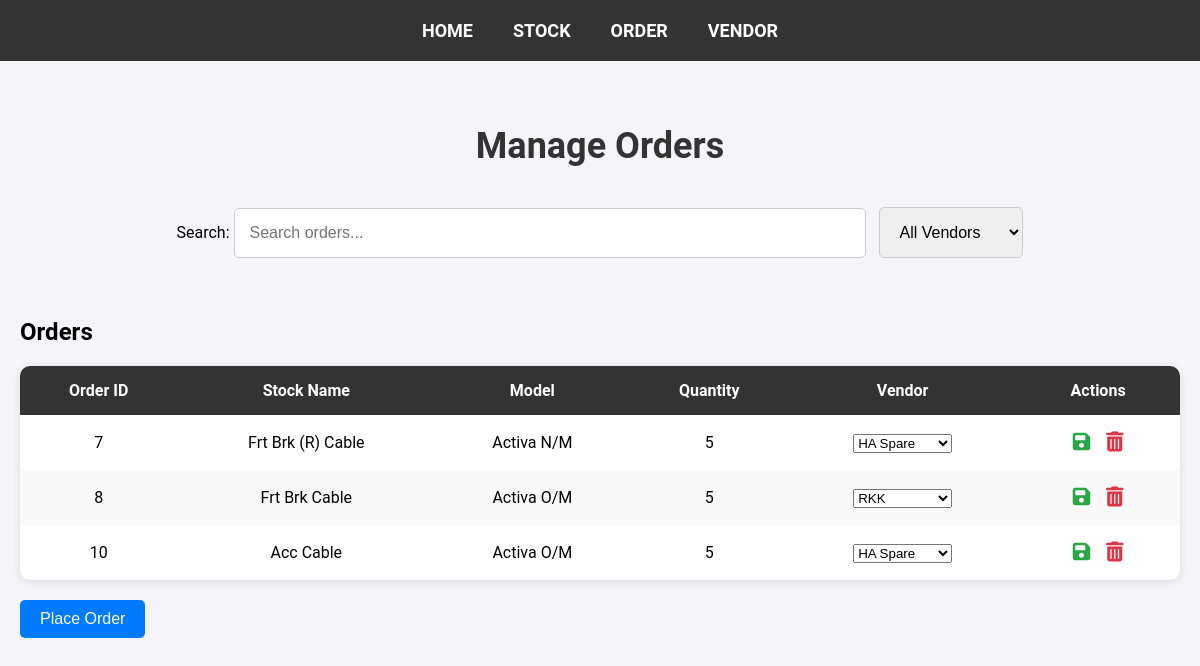
The page /order/ on the database its author committed.
### mykac/models.py (models this page shows)
class Order(models.Model):
    oid = models.AutoField(primary_key=True)
    Qty = models.IntegerField()
    Model = models.CharField(max_length=255)
    vid = models.ForeignKey('Vendor', on_delete=models.CASCADE, db_column='vid')
    sid = models.ForeignKey('Stock', on_delete=models.CASCADE, db_column='sid')
    class Meta:
        db_table = 'Order'

class Stock(models.Model):
    sid = models.AutoField(primary_key=True)
    sname = models.CharField(max_length=255)
    Model = models.CharField(max_length=255)
    price = models.DecimalField(max_digits=10, decimal_places=2)
    sprice = models.DecimalField(max_digits=10, decimal_places=2)
    Qty = models.IntegerField()
    Vid = models.ForeignKey('Vendor', on_delete=models.CASCADE, db_column='vid')
    class Meta:
        db_table = 'Stock'

### mykac/views.py (the view)
# urls.py: path('order/', views.order, name='order'),
def order(request):
    selected_vendor = None
    orders = Order.objects.all().select_related('vid', 'sid')  # Fetch related Stock and Vendor
    if request.method == 'GET' and 'vendor_id' in request.GET:
        vendor_id = request.GET.get('vendor_id')
        if vendor_id:
            selected_vendor = get_object_or_404(Vendor, Vid=vendor_id)
            orders = orders.filter(vid=selected_vendor)
    vendors = Vendor.objects.all()
    context = {
        'orders': orders,
        'vendors': vendors,
        'selected_vendor': selected_vendor,
    }
    return render(request, 'order.html', context)

### Templates/order.html (shortened to what this page needs)
<!DOCTYPE html>
<html lang="en">
<head>
    <link rel="stylesheet" href="https://cdnjs.cloudflare.com/ajax/libs/font-awesome/6.0.0-beta3/css/all.min.css">
</head>
<body>
    <header>
        <nav>
            <ul>
                <li><a href="{% url 'index' %}">HOME</a></li>
                <li><a href="{% url 'stock' %}">STOCK</a></li>
                <li><a href="{% url 'order' %}">ORDER</a></li>
                <li><a href="{% url 'vendors' %}">VENDOR</a></li>
            </ul>
        </nav>
    </header>
    <main>
        <div class="content">
            <h1>Manage Orders</h1>
            <form class="search-bar" method="GET" action="{% url 'order' %}" class="filter-form">
                <label for="search_query">Search:</label>
                <input  type="text" id="search_query" placeholder="Search orders..." onkeyup="searchTable()">
                <select name="vendor_id" id="vendor_id" onchange="this.form.submit()">
                    <option value="">All Vendors</option>
                </select>
            </form>
            <div class="order-table">
                <h2>Orders</h2>
                <table>
                    <thead>
                        <tr>
                            <th>Order ID</th>
                            <th>Stock Name</th>
                            <th>Model</th>
                            <th>Quantity</th>
                            <th>Vendor</th>
                            <th>Actions</th>
                        </tr>
                    </thead>
                    <tbody>
                        {% for order in orders %}
                        <tr data-id="{{ order.oid }}">
                            <td>{{ order.oid }}</td>
                            <td>{{ order.sid.sname }}</td>
                            <td>{{ order.Model }}</td>
                            <td contenteditable="true" data-field="Qty">{{ order.Qty }}</td>
                            <td>
                                <select class="vendor-dropdown" data-field="Vid">
                                    {% for vendor in vendors %}
                                    <option value="{{ vendor.Vid }}" {% if vendor.Vid == order.vid.Vid %}selected{% endif %}>
                                        {{ vendor.vname }}
                                    </option>
                                    {% endfor %}
                                </select>
                            </td>
                            <td>
                                <button class="icon-btn save-btn" onclick="saveOrderRow(this)">
                                    <i class="fas fa-save"></i>
                                </button>
                                <button class="icon-btn delete-btn" onclick="deleteOrderRow(this)">
                                    <i class="fas fa-trash-alt"></i>
                                </button>
                            </td>
                        </tr>
                        {% endfor %}
                    </tbody>
                </table>
                <form id="sendEmailForm" action="{% if selected_vendor %}{% url 'send_order_email' selected_vendor.Vid %}{% else %}#{% endif %}" method="post">
    <button type="submit" class="btn btn-primary">Place Order</button>
</form>
            </div>
        </div>
    </main>
</body>
</html>

### Templates/order.html (style rules this page uses)
body { margin: 0; font-family: 'Roboto', sans-serif; background-color: #f4f4f9; }
header { background-color: #333; padding: 20px 0; }
nav ul { list-style-type: none; margin: 0; padding: 0; display: flex; justify-content: center; }
nav ul li { margin: 0 20px; }
nav ul li a { text-decoration: none; color: white; font-size: 18px; font-weight: bold; transition: color 0.3s; }
.content { padding: 40px 20px; max-width: 1200px; margin: 0 auto; }
h1 { text-align: center; font-size: 36px; color: #333; margin-bottom: 40px; }
.order-table { margin-top: 40px; }
.order-table table { width: 100%; border-collapse: collapse; background-color: white; border-radius: 10px; overflow: hidden; box-shadow: 0 2px 10px rgba(0, 0, 0, 0.1); }
.order-table th, .order-table td { padding: 15px; text-align: center; }
.order-table th { background-color: #333; color: white; }
.order-table tbody tr:nth-child(even) { background-color: #f9f9f9; }
.icon-btn { background: none; border: none; cursor: pointer; font-size: 20px; }
.icon-btn.save-btn { color: #28A745; }
.icon-btn.delete-btn { color: #DC3545; }
.btn { margin-top: 20px; padding: 10px 20px; font-size: 16px; cursor: pointer; border: none; color: white; background-color: #4A4A4A; border-radius: 5px; transition: background-color 0.3s; }
.btn-primary { background-color: #007BFF; }
.search-bar { margin: 20px 0; text-align: center; }
.search-bar input, .search-bar select { padding: 15px; font-size: 16px; border: 1px solid #ccc; border-radius: 5px; width: 80%; max-width: 600px; margin-bottom: 20px; }
.search-bar select { width: auto; margin-left: 10px; }

### rows shown on the page
Order: oid "7", sid.sname "Frt Brk (R) Cable", Model "Activa N/M", Qty "5", vid "HA Spare"
Order: oid "8", sid.sname "Frt Brk Cable", Model "Activa O/M", Qty "5", vid "RKK"
Order: oid "10", sid.sname "Acc Cable", Model "Activa O/M", Qty "5", vid "HA Spare"
